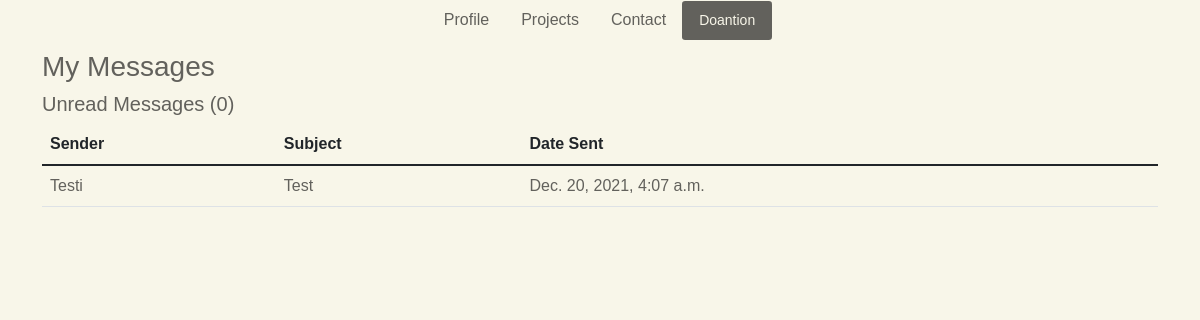
Screenshot of /inbox/ with the database file from the repository.
### matthewsportfolio/models.py (models this page shows, shortened)
class Message(models.Model):
    id = models.UUIDField(default=uuid.uuid4, unique=True, primary_key=True, editable=False)
    name = models.CharField(max_length=255)
    email = models.CharField(max_length=255)
    subject = models.CharField(max_length=255)
    content = models.TextField()
    is_read = models.BooleanField(default=False)
    created = models.DateTimeField(auto_now_add=True)

### matthewsportfolio/views.py (the view)
# urls.py: path('inbox/', views.InboxPage, name='inbox'),
def InboxPage(request):
    inbox = Message.objects.all().order_by('is_read')
    unread_count = Message.objects.filter(is_read=False).count()
    context = {'inbox': inbox, 'unread_count': unread_count}
    return render(request, 'base/inbox.html', context)

### matthewsportfolio/templates/base/inbox.html
{% extends 'base/main.html' %}
{% load static %}
{% block content %}
<div class="container">
    <h3>My Messages</h3>
    <h5>Unread Messages ({{ unread_count }})</h5>
    <table class="table">
        <thead>
            <tr>
                <th>Sender</th>
                <th>Subject</th>
                <th>Date Sent</th>
            </tr>
        </thead>
        <tbody>
            {% for message in inbox %}
            {% if message.is_read %}
            <tr>
            {% else %}
            <tr style="font-weight: 900;">
            {% endif %}
                <td><a href="{% url 'message' message.id %}">{{ message.name }}</a></td>
                <td><a href="{% url 'message' message.id %}">{{ message.subject }}</a></td>
                <td><a href="{% url 'message' message.id %}">{{ message.created }}</a></td>
            </tr>
            {% endfor %}
        </tbody>
    </table>
</div>
{% endblock content %}

### static/styles/main.css (style rules this page uses)
body { font-family: 'Menlo', sans-serif !important; color: #62615c !important; background-color: #f8f6e9 !important; padding-bottom: 30px; }
h1, h2, h3, h4, h5, p, a { color: #62615c !important; }
a { text-decoration: none !important; }

### rows the page displays
Message: name "Testi", subject "Test", created "Dec. 20, 2021, 4:07 a.m."

### other values shown
{{ unread_count }} "0"
